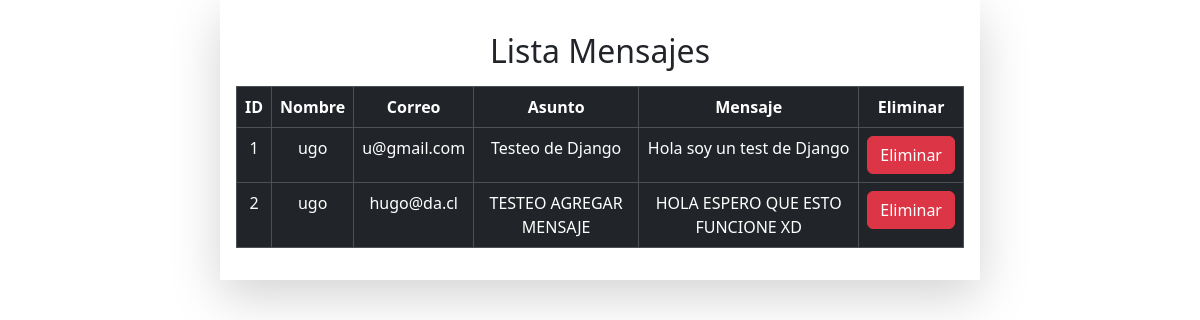
The page /proyectoWeb/mensajes on the database as committed earlier.
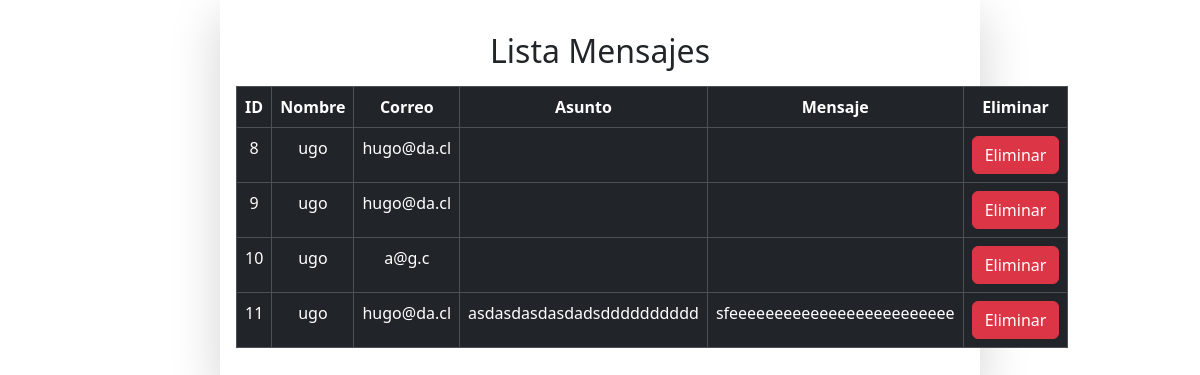
The same page on the database as committed later.
### ProyectoWeb/models.py (models this page shows, shortened)
class Mensaje(models.Model):
    id_mensaje = models.AutoField(primary_key=True, db_column='idMensaje')
    nombre = models.CharField(max_length=14)
    email = models.EmailField(max_length=100, unique=False, blank=False, null=False)
    asunto = models.CharField(max_length=30)
    mensaje = models.CharField(max_length=200)
    """ agregar null=False asunto y mensaje """

### ProyectoWeb/views.py (the view)
# urls.py: path('mensajes', views.mensajes, name='mensajes'),
def mensajes(request):
    mensajes = Mensaje.objects.all()
    context = {
        'mensajes': mensajes
    }
    return render(request, "pages/mensajes.html", context)

### ProyectoWeb/templates/pages/mensajes.html (shortened to what this page needs)
<!DOCTYPE html>
<html lang="en">
<head>
    {% load static %}
    <link rel="stylesheet" href="{% static 'css/bootstrap.min.css'%}">
    <link rel="stylesheet" href="{% static 'css/style.css' %}">
</head>
<body>
    <main>
        <div class="container">
            <div class="row">
                <div class="col-md-8 shadow-lg mx-auto text-center p-3">
                    <h2 class="my-3">Lista Mensajes</h2>
                    <table class="table table-dark table-hover table-bordered">
                        <thead>
                            <th>ID</th>
                            <th>Nombre</th>
                            <th>Correo</th>
                            <th>Asunto</th>
                            <th>Mensaje</th>
                            <th>Eliminar</th>
                        </thead>
                        <tbody>
                            {% if mensajes %}
                            {% for tmp in mensajes %}
                            <tr>
                                <td>{{tmp.id_mensaje}}</td>
                                <td>{{tmp.nombre}}</td>
                                <td>{{tmp.email}}</td>
                                <td>{{tmp.asunto}}</td>
                                <td>{{tmp.mensaje}}</td>
                                <td><a href="{% url 'mensaje_del' pk=tmp.id_mensaje %}"><button class="btn btn-danger">Eliminar</button></a></td>
                            </tr>
                            {% endfor%}
                            {% endif %}
                        </tbody>
                    </table>
                </div>
            </div>
        </div>
    </main>
</body>
</html>

Rows that differ between the two databases and show on the page:
removed Mensaje: id_mensaje "1", nombre "ugo", email "u@gmail.com", asunto "Testeo de Django", mensaje "Hola soy un test de Django"
removed Mensaje: id_mensaje "2", nombre "ugo", email "hugo@da.cl", asunto "TESTEO AGREGAR MENSAJE", mensaje "HOLA ESPERO QUE ESTO FUNCIONE XD"
added Mensaje: id_mensaje "8", nombre "ugo", email "hugo@da.cl"
added Mensaje: id_mensaje "9", nombre "ugo", email "hugo@da.cl"
added Mensaje: id_mensaje "10", nombre "ugo", email "a@g.c"
added Mensaje: id_mensaje "11", nombre "ugo", email "hugo@da.cl", asunto "asdasdasdasdadsdddddddddd", mensaje "sfeeeeeeeeeeeeeeeeeeeeeeeee"
